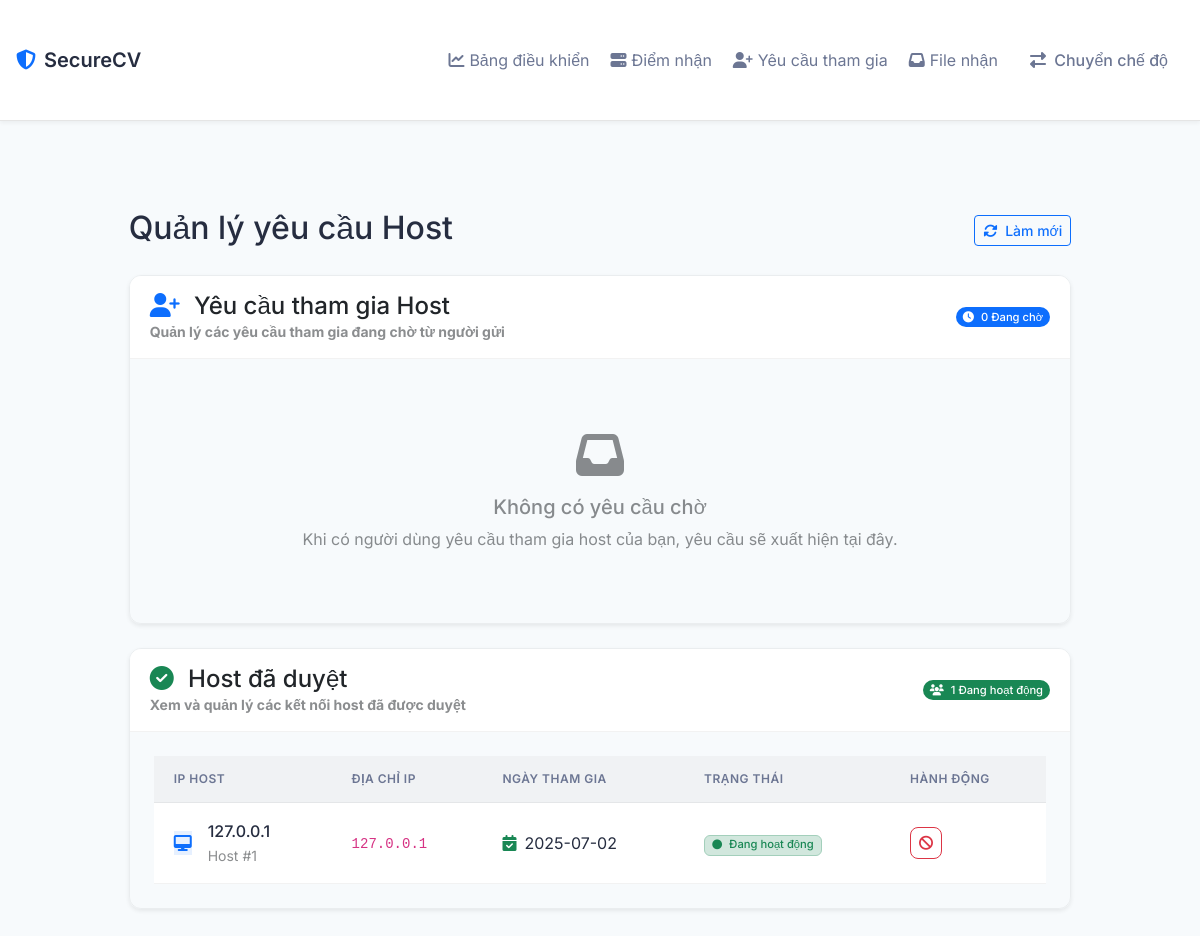
The page /receiver_host/approval on the database its author committed.
### models.py (models this page shows)
class HostJoinRequest(db.Model):
    id = db.Column(db.Integer, primary_key=True)
    host_id = db.Column(db.Integer, db.ForeignKey('host.id'), nullable=False)
    host_name = db.Column(db.String(100), nullable=False)
    sender_ip = db.Column(db.String(45), nullable=False)
    host_owner_ip = db.Column(db.String(45), nullable=False)
    message = db.Column(db.String(255))
    response_message = db.Column(db.String(255))
    status = db.Column(db.String(20), default='pending')
    created_at = db.Column(db.DateTime, nullable=False, default=datetime.utcnow)
    approved_at = db.Column(db.DateTime)
    rejected_at = db.Column(db.DateTime)
    revoked_at = db.Column(db.DateTime)
    host = db.relationship('Host', backref=db.backref('join_requests', lazy=True))

### routes.py (the view)
@app.route('/receiver_host/approval')
def receiver_host_approval():
    client_ip = get_client_ip()
    pending_requests = HostJoinRequest.query.filter_by(
        host_owner_ip=client_ip,
        status='pending'
    ).order_by(HostJoinRequest.created_at.desc()).all()
    approved_hosts = HostJoinRequest.query.filter_by(
        host_owner_ip=client_ip,
        status='approved'
    ).order_by(HostJoinRequest.approved_at.desc()).all()
    now = datetime.now()
    return render_template('host_approval.html',
                         pending_requests=pending_requests,
                         approved_hosts=approved_hosts,
                         now=now)

### routes.py (called while the page is built)
def get_client_ip():
    ip = None
    if request.headers.get('X-Forwarded-For'):
        ip = request.headers.get('X-Forwarded-For').split(',')[0].strip()
    elif request.headers.get('X-Real-IP'):
        ip = request.headers.get('X-Real-IP')
    else:
        ip = request.remote_addr
    try:
        return ipaddress.ip_address(ip).exploded
    except ValueError:
        return None

### templates/host_approval.html (shortened to what this page needs)
{% extends "base.html" %}
{% block content %}
<div class="container">
    <div class="row justify-content-center">
        <div class="col-lg-10">
            <div class="page-header mb-4">
                <div class="d-flex justify-content-between align-items-center">
                    <div>
                        <h2 class="mb-1">Quản lý yêu cầu Host</h2>
                    </div>
                    <div class="d-flex align-items-center">
                        <button class="btn btn-outline-primary btn-sm" onclick="location.reload()">
                            <i class="fas fa-sync-alt me-1"></i>
                            Làm mới
                        </button>
                    </div>
                </div>
            </div>
            <div class="card mb-4 shadow-sm">
                <div class="card-header d-flex justify-content-between align-items-center bg-white py-3">
                    <div>
                        <h4 class="mb-0">
                            <i class="fas fa-user-plus me-2 text-primary"></i>
                            Yêu cầu tham gia Host
                        </h4>
                        <p class="text-muted mb-0 small">Quản lý các yêu cầu tham gia đang chờ từ người gửi</p>
                    </div>
                    <div class="d-flex align-items-center">
                        <span class="badge bg-primary pending-count rounded-pill">
                            <i class="fas fa-clock me-1"></i>
                            {{ pending_requests|length }} Đang chờ
                        </span>
                    </div>
                </div>
                <div class="card-body pending-requests">
                    {% if pending_requests %}
                    <div class="list-group join-requests gap-1">
                        {% for request in pending_requests %}
                        <div class="list-group-item" data-request-id="{{ request.id }}">
                            <div class="d-flex align-items-center gap-3">
                                <div class="flex-shrink-0">
                                    <i class="fas fa-user text-secondary"></i>
                                </div>
                                <div class="flex-grow-1">
                                    <div class="d-flex justify-content-between align-items-center mb-1">
                                        <div>
                                            <span class="fw-medium">{{ request.sender_ip }}</span>
                                            <small class="text-muted ms-2">{{ request.created_at.strftime('%H:%M, %d/%m') }}</small>
                                        </div>
                                        <div class="d-flex gap-2">
                                            <form action="{{ url_for('approve_join_request', request_id=request.id) }}" method="POST" class="approve-form">
                                                <input type="hidden" name="csrf_token" value="{{ csrf_token() }}">
                                                <input type="hidden" name="message" value="Đồng ý!">
                                                <button type="submit" class="btn btn-sm btn-light text-success px-3" title="Duyệt">
                                                    <i class="fas fa-check"></i>
                                                </button>
                                            </form>
                                            <form action="{{ url_for('reject_join_request', request_id=request.id) }}" method="POST" class="reject-form">
                                                <input type="hidden" name="csrf_token" value="{{ csrf_token() }}">
                                                <button type="submit" class="btn btn-sm btn-light text-danger px-3" title="Từ chối">
                                                    <i class="fas fa-times"></i>
                                                </button>
                                            </form>
                                        </div>
                                    </div>
                                    <div class="bg-light rounded px-3 py-2">
                                        <code>{{ request.message }}</code>
                                    </div>
                                </div>
                            </div>
                        </div>
                        {% endfor %}
                    </div>
                    {% else %}
                    <div class="text-center py-5">
                        <div class="mb-3">
                            <i class="fas fa-inbox fa-3x text-muted"></i>
                        </div>
                        <h5 class="text-muted">Không có yêu cầu chờ</h5>
                        <p class="text-muted mb-0">Khi có người dùng yêu cầu tham gia host của bạn, yêu cầu sẽ xuất hiện tại đây.</p>
                    </div>
                    {% endif %}
                </div>
            </div>
            <div class="card shadow-sm">
                <div class="card-header bg-white py-3">
                    <div class="d-flex justify-content-between align-items-center">
                        <div>
                            <h4 class="mb-0">
                                <i class="fas fa-check-circle me-2 text-success"></i>
                                Host đã duyệt
                            </h4>
                            <p class="text-muted mb-0 small">Xem và quản lý các kết nối host đã được duyệt</p>
                        </div>
                        {% if approved_hosts %}
                        <span class="badge bg-success rounded-pill">
                            <i class="fas fa-users me-1"></i>
                            {{ approved_hosts|length }} Đang hoạt động
                        </span>
                        {% endif %}
                    </div>
                </div>
                <div class="card-body pending-requests">
                    {% if approved_hosts %}
                    <div class="table-responsive">
                        <table class="table table-hover align-middle">
                            <thead class="table-light">
                                <tr>
                                    <th>IP Host</th>
                                    <th>Địa chỉ IP</th>
                                    <th>Ngày tham gia</th>
                                    <th>Trạng thái</th>
                                    <th>Hành động</th>
                                </tr>
                            </thead>
                            <tbody>
                                {% for host in approved_hosts %}
                                <tr>
                                    <td>
                                        <div class="d-flex align-items-center">
                                            <div class="me-3">
                                                <div class="avatar-circle bg-primary bg-opacity-10 text-primary">
                                                    <i class="fas fa-desktop"></i>
                                                </div>
                                            </div>
                                            <div>
                                                <div class="fw-medium">{{ host.host_owner_ip }}</div>
                                                <small class="text-muted">Host #{{ host.id }}</small>
                                            </div>
                                        </div>
                                    </td>
                                    <td><code>{{ host.sender_ip }}</code></td>
                                    <td>
                                        <div class="d-flex align-items-center">
                                            <i class="fas fa-calendar-check me-2 text-success"></i>
                                            {{ host.approved_at.strftime('%Y-%m-%d') }}
                                        </div>
                                    </td>
                                    <td>
                                        <span class="badge bg-success-subtle text-success border border-success-subtle">
                                            <i class="fas fa-circle me-1 small"></i>
                                            Đang hoạt động
                                        </span>
                                    </td>
                                    <td>
                                        <form action="{{ url_for('revoke_host_access', host_id=host.id) }}" method="POST" class="d-inline">
                                            <button type="submit" class="btn btn-outline-danger btn-sm"
                                                    onclick="return confirm('Bạn có chắc muốn thu hồi quyền truy cập của host này?')">
                                                <i class="fas fa-ban"></i>
                                            </button>
                                        </form>
                                    </td>
                                </tr>
                                {% endfor %}
                            </tbody>
                        </table>
                    </div>
                    {% endif %}
                </div>
            </div>
        </div>
    </div>
</div>
{% endblock %}

### static/css/style.css (style rules this page uses)
:root { --primary-color: 210 100% 50%; --secondary-color: 220 13% 18%; --accent-color: 190 100% 50%; --success-color: 142 76% 36%; --warning-color: 45 100% 51%; --danger-color: 354 70% 54%; --info-color: 190 90% 50%; --background-color: 220 13% 13%; --surface-color: 220 13% 18%; --text-primary: 220 13% 91%; --text-secondary: 220 13% 71%; }
body { font-family: 'Segoe UI', Tahoma, Geneva, Verdana, sans-serif; background-color: var(--primary-color); color: var(--bs-dark); }
.card { box-shadow: 0 0.125rem 0.25rem rgba(0, 0, 0, 0.1); border: 1px solid var(--bs-border-color); border-radius: 0.5rem; overflow: hidden; }
.card-header { background-color: var(--secondary-color); border-bottom: 1px solid var(--bs-border-color); padding: 1rem; font-weight: bold; }
.card-body { padding: 1.5rem; }
.table th { border-top: none; font-weight: 600; color: var(--bs-secondary-color); }
.badge { font-size: 0.7rem; font-weight: 500; }
.btn { font-weight: 500; transition: all 0.2s ease; }
.text-muted { opacity: 0.7; }
:root { --primary-color: 225 95% 60%; --secondary-color: 220 15% 95%; --accent-color: 190 95% 45%; --success-color: 150 85% 40%; --warning-color: 45 95% 50%; --danger-color: 355 85% 55%; --info-color: 195 95% 50%; --background-color: 210 50% 98%; --surface-color: 0 0% 100%; --text-primary: 225 25% 20%; --text-secondary: 225 15% 50%; --card-border-radius: 12px; --button-border-radius: 8px; --input-border-radius: 6px; --shadow-sm: 0 2px 4px rgba(0,0,0,0.05); --shadow-md: 0 4px 6px rgba(0,0,0,0.07); --shadow-lg: 0 10px 15px rgba(0,0,0,0.1); --transition-base: all 0.3s ease; --header-height: 64px; }
body { background-color: hsla(var(--background-color) / 1); color: hsla(var(--text-primary) / 1); font-family: 'Inter', sans-serif; }
body { background-color: hsl(var(--background-color)); min-height: 100vh; }
.container { max-width: 1200px; padding: 2rem 1rem; }
.page-header { margin-bottom: 2rem; }
.card { background: var(--surface-color); border-radius: var(--card-border-radius); border: 1px solid rgba(0,0,0,0.05); box-shadow: 0 2px 4px rgba(0,0,0,0.02); }
.card-header { background: transparent; border-bottom: 1px solid rgba(0,0,0,0.05); padding: 1.25rem; }
.table { --bs-table-hover-bg: rgba(0, 0, 0, 0.02); margin: 0; border-collapse: separate; border-spacing: 0; width: 100%; }
.table thead th { padding: 0.875rem 1.25rem; font-size: 0.75rem; font-weight: 600; text-transform: uppercase; letter-spacing: 0.5px; color: hsl(var(--text-secondary)); background-color: hsl(var(--secondary-color)); border-bottom: 1px solid rgba(0, 0, 0, 0.05); white-space: nowrap; }
.table tbody td { padding: 1rem 1.25rem; vertical-align: middle; border-bottom: 1px solid rgba(0, 0, 0, 0.05); color: hsl(var(--text-primary)); transition: background-color 0.15s ease-in-out; }
.table .btn { width: 32px; height: 32px; padding: 0; display: inline-flex; align-items: center; justify-content: center; font-size: 0.875rem; border-radius: 8px; transition: all 0.2s ease-in-out; }
.table > :not(caption) > * > * { padding: 1rem 0.75rem; }
.table tbody tr { transition: all 0.2s ease-in-out; }

### rows shown on the page
HostJoinRequest: host_owner_ip "127.0.0.1", id "1", sender_ip "127.0.0.1", approved_at "2025-07-02"

### other values the page prints
{{ pending_requests|length }} "0"
{{ approved_hosts|length }} "1"
